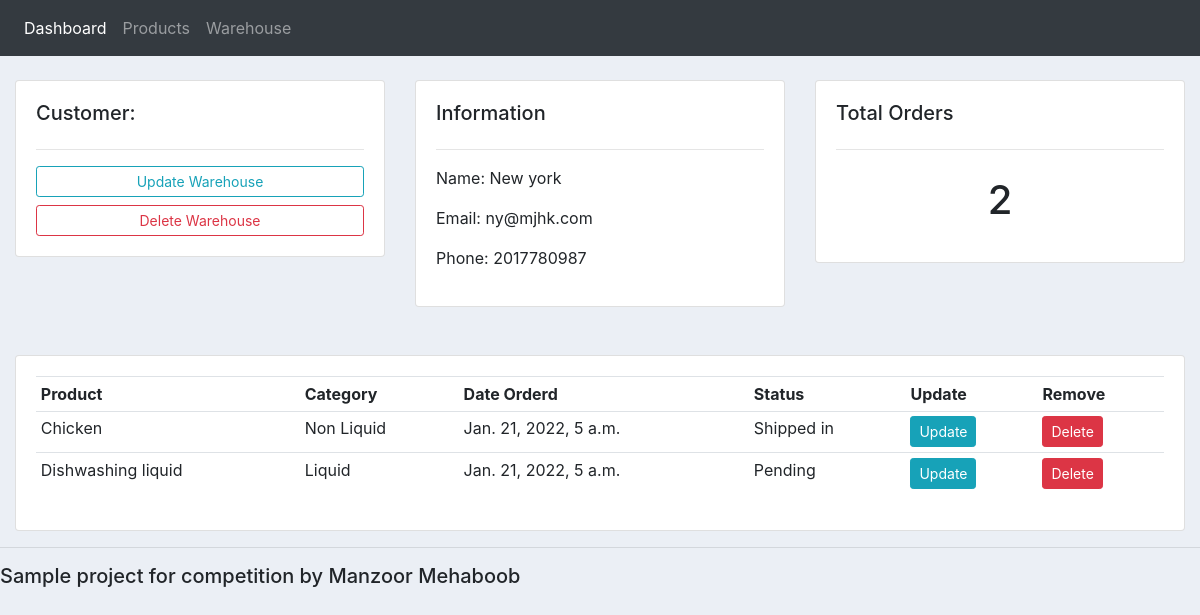
/warehouse/3/, run on the app's committed database.
### accounts/models.py (models this page shows, shortened)
class Warehouse(models.Model):
	name = models.CharField(max_length=200, null=True)
	phone = models.CharField(max_length=200, null=True)
	email = models.CharField(max_length=200, null=True)
	place = models.CharField(max_length=200, null=True)
	date_created = models.DateTimeField(auto_now_add=True, null=True)

class Order(models.Model):
	STATUS = (
			('Stored', 'Stored'),
			('Shipped out', 'Shipped out'),
			('Shipped in', 'Shipped in'),
			('Pending', 'Pending'),
			)
	warehouse = models.ForeignKey(Warehouse, null=True, on_delete= models.SET_NULL)
	product = models.ForeignKey(Product, null=True, on_delete= models.SET_NULL)
	date_created = models.DateTimeField(auto_now_add=True, null=True)
	status = models.CharField(max_length=200, null=True, choices=STATUS)

class Product(models.Model):
	CATEGORY = (
			('Liquid', 'Liquid'),
			('Non Liquid', 'Non Liquid'),
			)
	name = models.CharField(max_length=200, null=True)
	price = models.FloatField(null=True)
	category = models.CharField(max_length=200, null=True, choices=CATEGORY)
	description = models.CharField(max_length=200, null=True, blank=True)
	date_created = models.DateTimeField(auto_now_add=True, null=True)
	tags = models.ManyToManyField(Tag)
	def __str__(self):
		return self.name

### accounts/views.py (the view)
# urls.py: path('warehouse/<str:pk_test>/', views.warehouse, name="warehouse"),
def warehouse(request, pk_test):
	warehouse = Warehouse.objects.get(id=pk_test)
	orders = warehouse.order_set.all()
	order_count = orders.count()
	context = {'warehouse':warehouse, 'orders':orders, 'order_count':order_count}
	return render(request, 'accounts/warehouse.html',context)

### accounts/templates/accounts/warehouse.html
{%  extends 'accounts/main.html' %}
{% block content %}
	<br>
<div class="row">
	<div class="col-md">
		<div class="card card-body">
			<h5>Customer:</h5>
			<hr>
			<a class="btn btn-outline-info  btn-sm btn-block" href="{% url 'update_warehouse' warehouse.id %}">Update Warehouse</a>
			<a class="btn btn-outline-danger  btn-sm btn-block" href="{% url 'delete_warehouse' warehouse.id %}">Delete Warehouse</a>
		</div>
	</div>
	<div class="col-md">
		<div class="card card-body">
			<h5>Information</h5>
			<hr>
			<p>Name: {{warehouse.name}}</p>
			<p>Email: {{warehouse.email}}</p>
			<p>Phone: {{warehouse.phone}}</p>
		</div>
	</div>
	<div class="col-md">
		<div class="card card-body">
			<h5>Total Orders</h5>
			<hr>
			<h1 style="text-align: center;padding: 10px">{{order_count}}</h1>
		</div>
	</div>
</div>
<br>
<br>
<div class="row">
	<div class="col-md">
		<div class="card card-body">
			<table class="table table-sm">
				<tr>
					<th>Product</th>
					<th>Category</th>
					<th>Date Orderd</th>
					<th>Status</th>
					<th>Update</th>
					<th>Remove</th>
				</tr>
				{% for order in orders %}
				<tr>
					<td>{{order.product}}</td>
					<td>{{order.product.category}}</td>
					<td>{{order.date_created}}</td>
					<td>{{order.status}}</td>
					<td><a class="btn btn-sm btn-info" href="{% url 'update_order' order.id %}">Update</a></td>
					<td><a class="btn btn-sm btn-danger" href="{% url 'delete_order' order.id %}">Delete</a></td>
				</tr>
				{% endfor %}
			</table>
		</div>
	</div>
</div>
{% endblock %}

### static/css/main.css (style rules this page uses)
body { background-color: #ebeff5; }

### data on the page
Warehouse: name "New york", email "ny@mjhk.com", phone "2017780987"
Order: product "Chicken", product.category "Non Liquid", date_created "Jan. 21, 2022, 5 a.m.", status "Shipped in"
Order: product "Dishwashing liquid", product.category "Liquid", date_created "Jan. 21, 2022, 5 a.m.", status "Pending"

### other printed values
{{ order_count }} "2"
